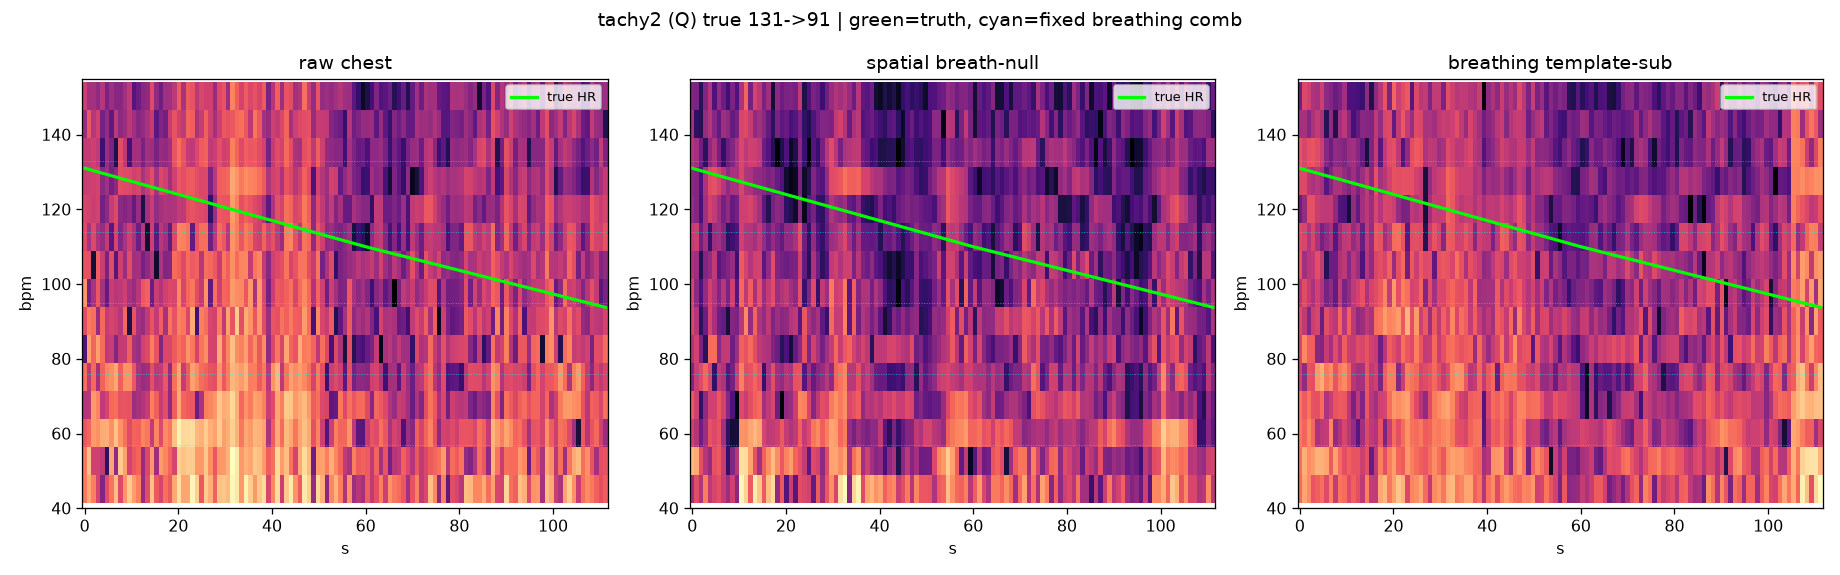

Write the Python code that produced this figure.
"""Decisive visual: does the true HR descent (131->91) appear as a ridge in tachy2's
CHEST bin after breathing removal? Compares raw / spatial breath-null / breathing
template-subtraction spectrograms, with the true trajectory + harmonic comb overlaid.

Info is proven present (bin-65 tracked; resting = TI parity) -> if the chest bin shows
NO descending ridge under any breathing removal, the issue is which processing exposes
it, not SNR.

    python decisive_spectrogram.py
"""
import numpy as np
import matplotlib
matplotlib.use("Agg")
import matplotlib.pyplot as plt
from scipy.signal import hilbert
from bcg_vitals import bandpass, sqi, demod_channels, estimate_rr, LAMBDA_MM, RR_LO, RR_HI
from spatial_null_probe import per_antenna_disp, breath_subspace
from synced_template_probe import template_subtract

FPS = 18.78
LO, HI = 0.7, 2.6


def spec(sig, fps, win_s=8, step_s=1):
    n = int(win_s * fps); step = int(step_s * fps)
    S, t = [], []
    for s in range(0, len(sig) - n, step):
        seg = sig[s:s + n]
        f = np.fft.rfftfreq(n, 1 / fps)
        P = np.abs(np.fft.rfft(seg - seg.mean()))
        m = (f >= LO) & (f <= HI)
        S.append(P[m]); t.append(s / fps)
    return np.array(S).T, np.array(t), f[m] * 60


d = np.load("tachy2_cube.npz", allow_pickle=True)
cube = np.asarray(d["snapshots"], dtype=np.complex64)
counts = d["counts"].astype(int); bins = d["bins"].astype(int)
C = cube[:, :int(counts.min()), :]
chans = demod_channels(C, bins)
rr_sqi = np.array([sqi(bandpass(c, FPS, RR_LO, RR_HI), FPS, RR_LO, RR_HI) for c in chans])
top = np.argsort(rr_sqi)[::-1][:5]
ci = top[0]                                  # chest bin
_, f0, _, _ = estimate_rr(chans, FPS)
breath = bandpass(chans[top[0]], FPS, RR_LO, RR_HI)
print(f"chest bin {bins[ci]} ({bins[ci]*0.0234375:.2f}m), f0={f0:.3f}Hz")

# three processings of the chest bin
raw = chans[ci]
D = per_antenna_disp(C[ci]); Ub, _, _ = breath_subspace(D, FPS, f0)
snull = (D @ (np.eye(16) - Ub @ Ub.T)).sum(1)
tsub = template_subtract(chans[ci], breath, FPS)

# true HR trajectory (NEXT.md): 0-60s 131->110 ; 60-120s 109->91  (approx linear)
def truth(t):
    return np.where(t <= 60, 131 - (131 - 110) * t / 60, 110 - (110 - 91) * (t - 60) / 60)

fig, axes = plt.subplots(1, 3, figsize=(16, 5))
for ax, sig, name in [(axes[0], raw, "raw chest"),
                      (axes[1], snull, "spatial breath-null"),
                      (axes[2], tsub, "breathing template-sub")]:
    S, t, fb = spec(sig, FPS)
    ax.pcolormesh(t, fb, np.log1p(S), shading="auto", cmap="magma")
    for n in range(2, 8):
        ax.axhline(n * f0 * 60, color="cyan", ls=":", lw=0.6, alpha=0.6)
    ax.plot(t, truth(t), color="lime", lw=2.0, label="true HR")
    ax.set_ylim(40, 155); ax.set_xlabel("s"); ax.set_ylabel("bpm")
    ax.set_title(name); ax.legend(fontsize=8, loc="upper right")
plt.suptitle("tachy2 (Q) true 131->91 | green=truth, cyan=fixed breathing comb")
plt.tight_layout(); plt.savefig("decisive_spectrogram.png", dpi=115)
print("saved decisive_spectrogram.png")
